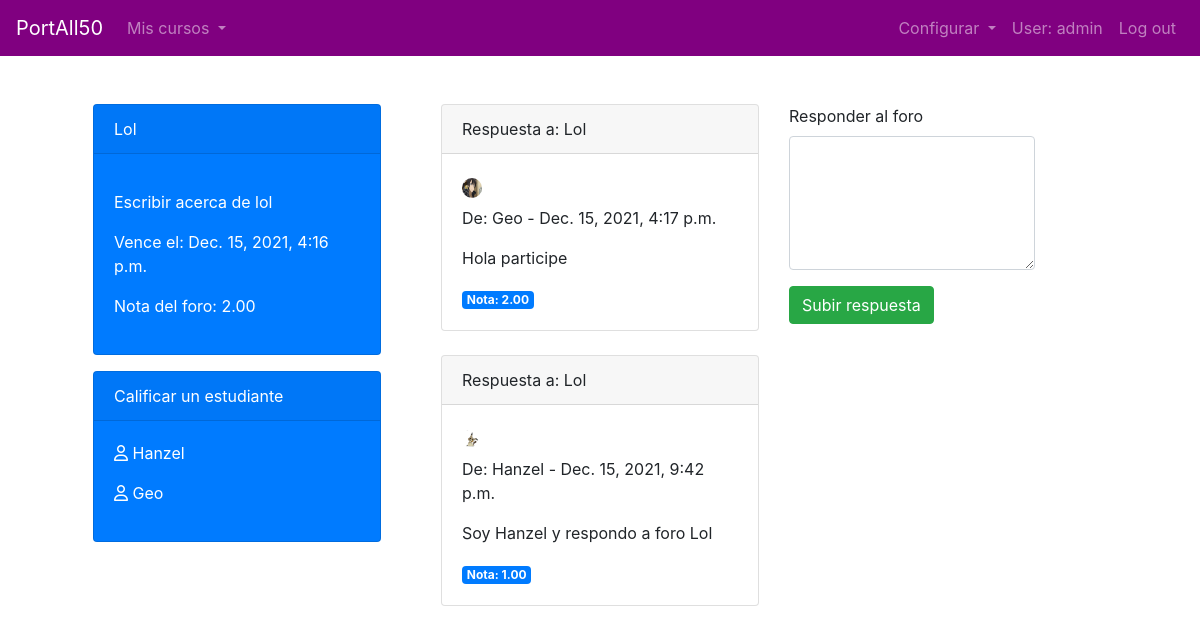
Page /foro/4 (signed in) on the committed database.
### PortAll50/models.py (models this page shows, shortened)
class Foro(models.Model):
    nombre_foro = models.CharField(max_length=60)
    asignacion_foro = models.CharField(max_length=300)
    fecha_vencimiento = models.DateTimeField() #investigar
    nota = models.DecimalField(decimal_places=2, max_digits=5, null=True)
    seccion = models.ForeignKey(Seccion, on_delete=CASCADE, related_name="seccion_foro")
    class Meta:
        verbose_name_plural = "Foro"

class RespuestaForo(models.Model):
    respuesa_foro = models.CharField(max_length=1000)
    fecha_respuesta = models.DateTimeField(auto_now_add=True)
    nota = models.DecimalField(decimal_places=2, max_digits=5, null=True)
    foro = models.ForeignKey(Foro, on_delete=CASCADE, related_name="respuestas")
    cuenta = models.ForeignKey(Cuenta, on_delete=CASCADE, related_name="respuestas")
    class Meta:
        verbose_name_plural = "RespuestasForo"

class Cuenta(models.Model):
    username = models.OneToOneField(User, on_delete=CASCADE, related_name="info_cuenta")
    TIPO = [("1", "Estudiante"), ("2", "Docente")]
    tipo = models.CharField(max_length=1 ,choices=TIPO, default=1)
    imagen = models.ImageField(upload_to='users/', null = True) #investigar upload_to
    class Meta:
        verbose_name_plural = "Cuenta"

### PortAll50/views.py (the view)
# urls.py: path("foro/<int:id_foro>", views.foro, name="foro"),
def foro(request, id_foro):
    user = request.user
    foro = Foro.objects.get(id=id_foro)
    respuestasForo = RespuestaForo.objects.filter(foro=foro)
    seccion = foro.seccion
    curso = seccion.curso
    context = {
        "user": user,
        "foro": foro,
        "respuestasForo": respuestasForo,
        "curso": curso
    }
    return render(request, "PortAll50/foro.html", context)

### PortAll50/templates/portall50/foro.html (shortened to what this page needs)
{% extends 'base.html' %}
{% load bootstrap4 %}
{% load static %}
{% block main %}
    <div class="container">
        <div class="row">
            <div class="col-lg-4">
                <div class="card text-white bg-primary mb-3" style="max-width: 18rem;">
                    <div class="card-title card-header">{{foro.nombre_foro}}</div>
                        <div class="card-body">
                            <p class="card-text"><p>{{foro.asignacion_foro}}</p>
                            <p>Vence el: {{foro.fecha_vencimiento}}</p>
                            <p>Nota del foro: {{foro.nota}}</p>
                        </div>
                    </div>
                    {% if user.info_cuenta.tipo == "2" %}
                            <div class="card text-white bg-primary mb-3" style="max-width: 18rem;">
                                <div class="card-title card-header">Calificar un estudiante</div>
                                    <div class="card-body">
                                        {% for estudiante in curso.cuentas.all %}
                                            {% if estudiante.username != user.username %}
                                                <p><a href="{% url 'calificarForo' foro.id estudiante.id %}"><i class="far fa-user"></i> {{estudiante.username}}</a></p>
                                            {% endif %}
                                        {% endfor %}
                                    </div>
                            </div>
                    {% endif %}
            </div>
            <div class="col-lg-4">
                {% for respuesta in respuestasForo %}
                    <div class="card w-95">
                        <div class="card-header">
                            Respuesta a: {{foro.nombre_foro}}
                        </div>
                        <div class="card-body">
                            <div class="circulo">
                                <img class="imagen" src="{{respuesta.cuenta.imagen.url}}" class="card-img-top">
                            </div>
                            <p class="card-title"><p>De: {{respuesta.cuenta.username}} - {{respuesta.fecha_respuesta}}</p>
                            <p class="card-text">{{respuesta.respuesa_foro}}</p>
                            {% if respuesta.nota %}
                                <span class="badge badge-primary">Nota: {{respuesta.nota}}</span>
                            {% else %}
                                <span class="badge badge-secondary">Sin calificar</span>
                            {% endif %}
                        </div>
                    </div>
                    <br>
                {% endfor %}
            </div>
            <div class="col-lg-4">
                <form method="POST" action="{% url 'respuestaForo' %}" enctype="multipart/form-data">
                    <div class="input-group">
                        <div class="form-group">
                            <label for="exampleFormControlTextarea1">Responder al foro</label>
                            <textarea required name="respuesa_foro" class="form-control" id="exampleFormControlTextarea1" rows="5"></textarea>
                        </div>
                    </div>
                    <button type="submit" class="btn btn-success">Subir respuesta</button>
                </form>
            </div>
        </div>
    </div>
{% endblock %}

### templates/base.html (shortened to what this page needs)
{% load bootstrap4 %}
{% load static %}
<!DOCTYPE html>
<html lang="sp">
<head>
    {% bootstrap_css %}
    <link href='https://unpkg.com/boxicons@2.0.9/css/boxicons.min.css' rel='stylesheet'>
    <link rel="stylesheet" href="{% static 'css/base.css' %}">
</head>
<body>
    {% if user.is_authenticated %}
    <nav class="navbar navbar-expand-lg navbar-dark bg-dark">
        <a class="navbar-brand" href="/portall">PortAll50</a>
        <div class="collapse navbar-collapse" id="navbarSupportedContent">
            <ul class="navbar-nav">
                <li class="nav-item dropdown">
                    <a class="nav-link dropdown-toggle" href="#" id="navbarDropdown" role="button" data-toggle="dropdown" aria-expanded="false">
                      Mis cursos
                    </a>
                </li>
            </ul>
            <ul class="navbar-nav ml-auto">
                <li class="nav-item dropdown">
                    {% if user.info_cuenta.tipo == "2" %}
                        <a class="nav-link dropdown-toggle" href="#" id="navbarDropdown" role="button" data-toggle="dropdown" aria-expanded="false">
                            Configurar
                        </a>
                    {% endif %}
                </li>
                <li class="nav-item"><a class="nav-link" href="" data-toggle="modal" data-target="#profileModal"> User: {{ user.username }} </a></li>
                <li class="nav-item"><a class="nav-link" href="{% url 'logout' %}">Log out</a></li>
            </ul>
        </div>
    </nav>
    {% endif %}
    <main class="container p-5">
        {% block main %}{% endblock %}
    </main>
</body>
</html>

### PortAll50/static/css/base.css (style rules this page uses)
.navbar { background-color: purple !important; }
.circulo { width: 20px; height: 20px; border-radius: 100%; }
.circulo > .imagen { width: 100%; height: 100%; border-radius: 100%; }
a { color: black; text-decoration: none; }
p > a { color: white; }

### rows in the picture
Foro: nombre_foro "Lol", asignacion_foro "Escribir acerca de lol", fecha_vencimiento "Dec. 15, 2021, 4:16 p.m.", nota "2.00"
RespuestaForo: cuenta.imagen (picture), cuenta.username "Geo", fecha_respuesta "Dec. 15, 2021, 4:17 p.m.", respuesa_foro "Hola participe", nota "2.00"
RespuestaForo: cuenta.imagen (picture), cuenta.username "Hanzel", fecha_respuesta "Dec. 15, 2021, 9:42 p.m.", respuesa_foro "Soy Hanzel y respondo a foro Lol", nota "1.00"

### other values in the picture
{{ user.username }} "admin"
{{ estudiante.username }} "Hanzel"
{{ estudiante.username }} "Geo"
